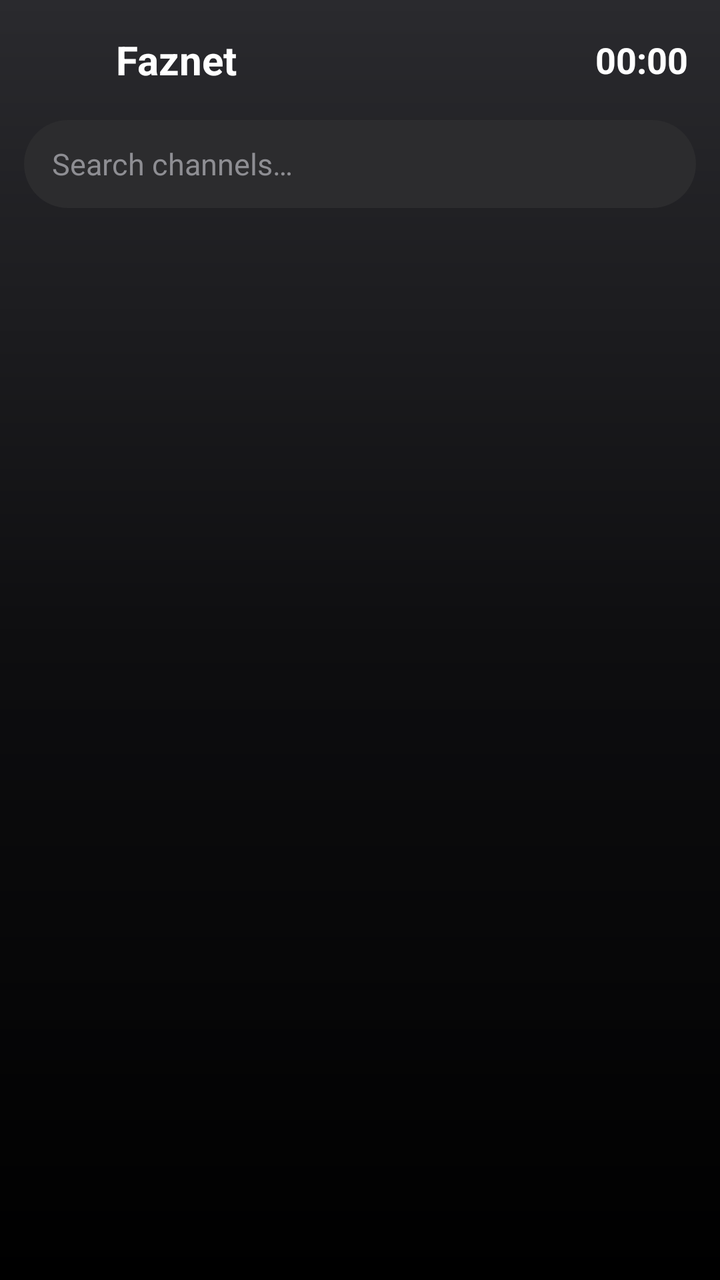
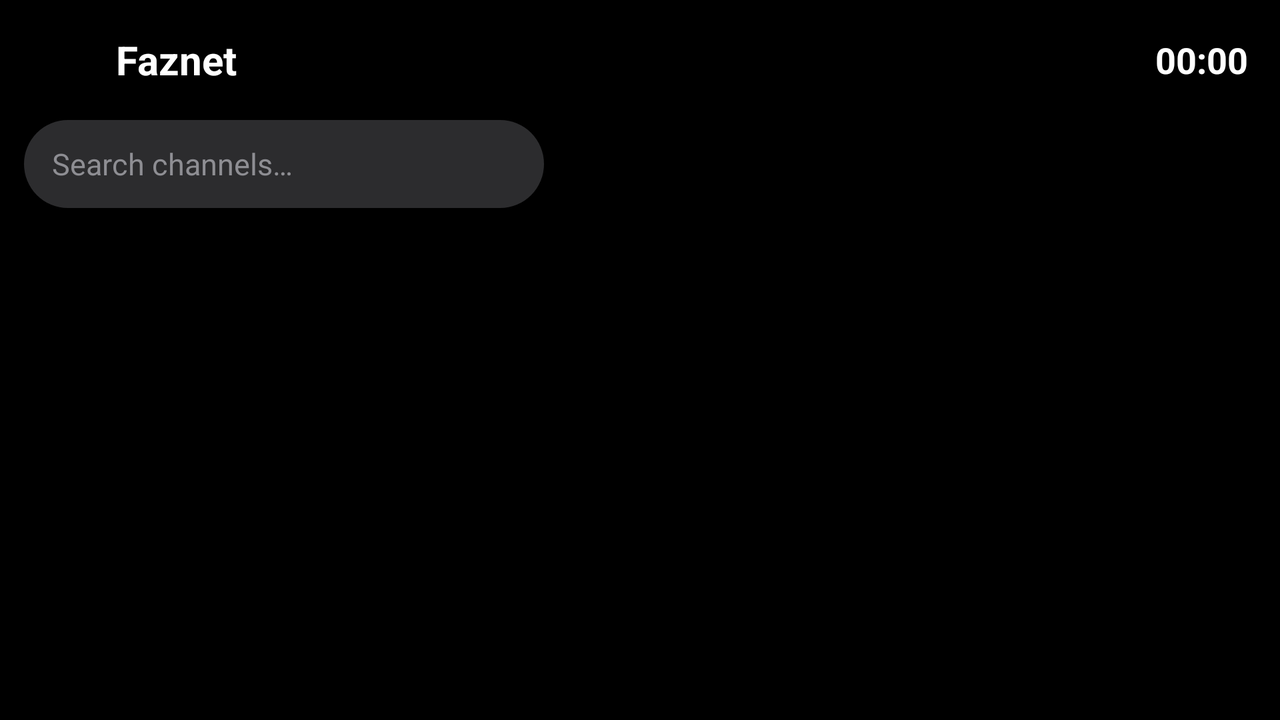

An Android layout and its configuration variant, each rendered on a device that would load it. The default file and the variant file are quoted in full after the pictures.
<!-- AndroidManifest.xml: application theme Theme.Faznet -->
<!-- res/layout/activity_main.xml -->
<?xml version="1.0" encoding="utf-8"?>
<LinearLayout xmlns:android="http://schemas.android.com/apk/res/android"
    android:layout_width="match_parent"
    android:layout_height="match_parent"
    android:background="@android:color/transparent"
    android:orientation="vertical">

    <include layout="@layout/part_topbar" />

    <EditText
        android:id="@+id/etSearch"
        android:layout_width="match_parent"
        android:layout_height="44dp"
        android:layout_marginStart="12dp"
        android:layout_marginEnd="12dp"
        android:layout_marginBottom="6dp"
        android:background="@drawable/bg_search"
        android:drawableStart="@drawable/ic_search"
        android:drawablePadding="10dp"
        android:drawableTint="@color/text_dim"
        android:hint="@string/search_hint"
        android:imeOptions="actionSearch"
        android:inputType="text"
        android:maxLines="1"
        android:paddingStart="14dp"
        android:paddingEnd="14dp"
        android:textColor="@color/text"
        android:textColorHint="@color/text_dim"
        android:textSize="15sp" />

    <androidx.recyclerview.widget.RecyclerView
        android:id="@+id/rvGroups"
        android:layout_width="match_parent"
        android:layout_height="wrap_content"
        android:clipToPadding="false"
        android:paddingStart="8dp"
        android:paddingEnd="8dp"
        android:paddingBottom="6dp" />

    <include layout="@layout/part_channels" />
</LinearLayout>
<!-- res/layout/part_topbar.xml (included above) -->
<?xml version="1.0" encoding="utf-8"?>
<LinearLayout xmlns:android="http://schemas.android.com/apk/res/android"
    android:layout_width="match_parent"
    android:layout_height="60dp"
    android:gravity="center_vertical"
    android:orientation="horizontal"
    android:paddingStart="16dp"
    android:paddingEnd="8dp">

    <ImageView
        android:layout_width="32dp"
        android:layout_height="32dp"
        android:layout_marginEnd="10dp"
        android:importantForAccessibility="no"
        android:src="@drawable/logo" />

    <TextView
        android:id="@+id/tvBrand"
        android:layout_width="wrap_content"
        android:layout_height="wrap_content"
        android:text="@string/app_name"
        android:textColor="@color/text"
        android:textSize="20sp"
        android:textStyle="bold" />

    <TextView
        android:id="@+id/tvPlaylist"
        android:layout_width="0dp"
        android:layout_height="40dp"
        android:layout_marginStart="12dp"
        android:layout_weight="1"
        android:background="@drawable/bg_group"
        android:clickable="true"
        android:ellipsize="end"
        android:focusable="true"
        android:gravity="center_vertical"
        android:maxLines="1"
        android:paddingStart="12dp"
        android:paddingEnd="12dp"
        android:textColor="@color/row_text"
        android:textSize="14sp" />

    <TextClock
        android:id="@+id/clock"
        android:layout_width="wrap_content"
        android:layout_height="wrap_content"
        android:layout_marginStart="8dp"
        android:layout_marginEnd="8dp"
        android:format12Hour="HH:mm"
        android:format24Hour="HH:mm"
        android:textColor="@color/text"
        android:textSize="18sp"
        android:textStyle="bold" />

    <ImageButton
        android:id="@+id/btnGuide"
        style="@style/IconButton"
        android:contentDescription="@string/guide"
        android:src="@drawable/ic_guide"
        android:visibility="gone" />

    <ImageButton
        android:id="@+id/btnMovies"
        style="@style/IconButton"
        android:contentDescription="@string/movies"
        android:src="@drawable/ic_movie"
        android:visibility="gone" />

    <ImageButton
        android:id="@+id/btnSeries"
        style="@style/IconButton"
        android:contentDescription="@string/series"
        android:src="@drawable/ic_series"
        android:visibility="gone" />

    <ImageButton
        android:id="@+id/btnDevice"
        style="@style/IconButton"
        android:contentDescription="@string/device_title"
        android:src="@drawable/ic_device" />

    <ImageButton
        android:id="@+id/btnRefresh"
        style="@style/IconButton"
        android:contentDescription="@string/refresh"
        android:src="@drawable/ic_refresh" />

    <ImageButton
        android:id="@+id/btnPlaylists"
        style="@style/IconButton"
        android:contentDescription="@string/playlists"
        android:src="@drawable/ic_playlist" />

    <ImageButton
        android:id="@+id/btnSettings"
        style="@style/IconButton"
        android:contentDescription="@string/settings"
        android:src="@drawable/ic_settings" />
</LinearLayout>
<!-- res/layout/part_channels.xml (included above) -->
<?xml version="1.0" encoding="utf-8"?>
<FrameLayout xmlns:android="http://schemas.android.com/apk/res/android"
    android:layout_width="match_parent"
    android:layout_height="match_parent">

    <androidx.recyclerview.widget.RecyclerView
        android:id="@+id/rvChannels"
        android:layout_width="match_parent"
        android:layout_height="match_parent"
        android:clipToPadding="false"
        android:paddingStart="8dp"
        android:paddingEnd="8dp"
        android:paddingBottom="16dp" />

    <ProgressBar
        android:id="@+id/progress"
        android:layout_width="48dp"
        android:layout_height="48dp"
        android:layout_gravity="center"
        android:indeterminateTint="@color/accent"
        android:visibility="gone" />

    <LinearLayout
        android:id="@+id/emptyBox"
        android:layout_width="match_parent"
        android:layout_height="wrap_content"
        android:layout_gravity="center"
        android:gravity="center_horizontal"
        android:orientation="vertical"
        android:padding="24dp"
        android:visibility="gone">

        <TextView
            android:id="@+id/emptyTitle"
            android:layout_width="wrap_content"
            android:layout_height="wrap_content"
            android:layout_marginBottom="8dp"
            android:gravity="center"
            android:textColor="@color/text"
            android:textSize="22sp"
            android:textStyle="bold" />

        <TextView
            android:id="@+id/emptyText"
            android:layout_width="wrap_content"
            android:layout_height="wrap_content"
            android:gravity="center"
            android:maxWidth="520dp"
            android:textColor="@color/text_dim"
            android:textSize="15sp" />

        <Button
            android:id="@+id/emptyButton"
            android:layout_width="wrap_content"
            android:layout_height="wrap_content"
            android:layout_marginTop="20dp" />

        <Button
            android:id="@+id/emptyButton2"
            style="?attr/materialButtonOutlinedStyle"
            android:layout_width="wrap_content"
            android:layout_height="wrap_content"
            android:layout_marginTop="8dp"
            android:text="@string/upload_from_web"
            android:visibility="gone" />

        <Button
            android:id="@+id/emptyButton3"
            style="?attr/materialButtonOutlinedStyle"
            android:layout_width="wrap_content"
            android:layout_height="wrap_content"
            android:layout_marginTop="8dp"
            android:text="Demo playlist (debug)"
            android:visibility="gone" />
    </LinearLayout>
</FrameLayout>
<!-- resources referenced by this layout -->
<resources>
  <color name="accent">#0A84FF</color>
  <color name="text">#FFFFFF</color>
  <color name="text_dim">#8E8E93</color>
  <!-- drawable ic_playlist (drawable) -->
  <?xml version="1.0" encoding="utf-8"?>
  <vector xmlns:android="http://schemas.android.com/apk/res/android" android:width="24dp" android:height="24dp" android:viewportWidth="24" android:viewportHeight="24">
      <path android:fillColor="#FFFFFFFF" android:pathData="M3,13h2v-2H3v2zM3,17h2v-2H3v2zM3,9h2V7H3v2zM7,13h14v-2H7v2zM7,17h14v-2H7v2zM7,7v2h14V7H7z" />
  </vector>
  <string name="app_name" translatable="false">Faznet</string>
  <string name="device_title">Upload from the web</string>
  <string name="guide">TV guide</string>
  <string name="movies">Movies</string>
  <string name="playlists">Playlists</string>
  <string name="refresh">Refresh</string>
  <string name="search_hint">Search channels…</string>
  <string name="series">Series</string>
  <string name="settings">Settings</string>
  <string name="upload_from_web">Upload from web (MAC)</string>
  <color name="surface2">#2C2C2E</color>
  <color name="accent2">#409CFF</color>
  <color name="bg">#000000</color>
  <color name="surface">#1C1C1E</color>
  <!-- drawable bg_screen (drawable) -->
  <?xml version="1.0" encoding="utf-8"?>
  <shape xmlns:android="http://schemas.android.com/apk/res/android">
      <gradient android:angle="270" android:startColor="#2A2A2E" android:centerColor="#0E0E10" android:endColor="#000000" />
  </shape>
  <color name="dialog_bg">#2C2C2E</color>
  <color name="line">#38383A</color>
  <style name="Faznet.Button" parent="Widget.Material3.Button">
          <item name="backgroundTint">@color/btn_bg</item>
          <item name="android:textColor">@color/btn_text</item>
          <item name="iconTint">@color/btn_text</item>
          <item name="rippleColor">#33FFFFFF</item>
      </style>
  <style name="Faznet.Button.Secondary" parent="Widget.Material3.Button.OutlinedButton">
          <item name="backgroundTint">@color/btn2_bg</item>
          <item name="android:textColor">@color/btn2_text</item>
          <item name="iconTint">@color/btn2_text</item>
          <item name="strokeColor">@color/btn2_stroke</item>
          <item name="strokeWidth">1dp</item>
      </style>
  <style name="Faznet.Choice.Check" parent="Widget.Material3.CompoundButton.CheckBox">
          <item name="android:background">@drawable/bg_choice</item>
          <item name="android:minHeight">48dp</item>
          <item name="buttonTint">@color/accent</item>
      </style>
  <style name="Faznet.WindowAnim" parent="@android:style/Animation.Activity">
          <item name="android:activityOpenEnterAnimation">@anim/fz_fade_in</item>
          <item name="android:activityOpenExitAnimation">@anim/fz_hold</item>
          <item name="android:activityCloseEnterAnimation">@anim/fz_hold</item>
          <item name="android:activityCloseExitAnimation">@anim/fz_fade_out</item>
      </style>
  <style name="Faznet.AlertDialog" parent="MaterialAlertDialog.Material3">
          <item name="shapeAppearance">@style/ShapeAppearance.Faznet.Dialog</item>
      </style>
  <style name="Faznet.DialogTitle" parent="MaterialAlertDialog.Material3.Title.Text">
          <item name="android:textSize">22sp</item>
          <item name="android:textStyle">bold</item>
      </style>
  <style name="Faznet.DialogButton" parent="Widget.Material3.Button">
          <item name="cornerRadius">22dp</item>
          <item name="android:textAllCaps">false</item>
          <item name="android:minHeight">46dp</item>
          <item name="backgroundTint">@color/btn_bg</item>
          <item name="android:textColor">@color/btn_text</item>
          <item name="android:layout_marginStart">8dp</item>
      </style>
  <style name="ShapeAppearance.Faznet.Dialog" parent="">
          <item name="cornerFamily">rounded</item>
          <item name="cornerSize">28dp</item>
      </style>
  <!-- some entries are left out for length -->
</resources>
<!-- res/layout-w600dp/activity_main.xml (the repository's variant of the layout above) -->
<!-- drawn on the phone turned sideways -->
<?xml version="1.0" encoding="utf-8"?>
<LinearLayout xmlns:android="http://schemas.android.com/apk/res/android"
    android:layout_width="match_parent"
    android:layout_height="match_parent"
    android:background="@color/bg"
    android:orientation="vertical">

    <include layout="@layout/part_topbar" />

    <LinearLayout
        android:layout_width="match_parent"
        android:layout_height="match_parent"
        android:orientation="horizontal">

        <LinearLayout
            android:layout_width="280dp"
            android:layout_height="match_parent"
            android:orientation="vertical"
            android:paddingStart="12dp"
            android:paddingEnd="8dp">

            <EditText
                android:id="@+id/etSearch"
                android:layout_width="match_parent"
                android:layout_height="44dp"
                android:layout_marginBottom="8dp"
                android:background="@drawable/bg_search"
                android:drawableStart="@drawable/ic_search"
                android:drawablePadding="10dp"
                android:drawableTint="@color/text_dim"
                android:hint="@string/search_hint"
                android:imeOptions="actionSearch"
                android:inputType="text"
                android:maxLines="1"
                android:paddingStart="14dp"
                android:paddingEnd="14dp"
                android:textColor="@color/text"
                android:textColorHint="@color/text_dim"
                android:textSize="15sp" />

            <androidx.recyclerview.widget.RecyclerView
                android:id="@+id/rvGroups"
                android:layout_width="match_parent"
                android:layout_height="match_parent"
                android:clipToPadding="false"
                android:paddingBottom="16dp" />
        </LinearLayout>

        <include layout="@layout/part_channels" />
    </LinearLayout>
</LinearLayout>
<!-- resources referenced by the variant -->
<!-- as the phone turned sideways resolves them -->
<resources>
  <color name="accent">#0A84FF</color>
  <color name="bg">#000000</color>
  <color name="text">#FFFFFF</color>
  <color name="text_dim">#8E8E93</color>
  <!-- drawable ic_playlist (drawable) -->
  <?xml version="1.0" encoding="utf-8"?>
  <vector xmlns:android="http://schemas.android.com/apk/res/android" android:width="24dp" android:height="24dp" android:viewportWidth="24" android:viewportHeight="24">
      <path android:fillColor="#FFFFFFFF" android:pathData="M3,13h2v-2H3v2zM3,17h2v-2H3v2zM3,9h2V7H3v2zM7,13h14v-2H7v2zM7,17h14v-2H7v2zM7,7v2h14V7H7z" />
  </vector>
  <string name="app_name" translatable="false">Faznet</string>
  <string name="device_title">Upload from the web</string>
  <string name="guide">TV guide</string>
  <string name="movies">Movies</string>
  <string name="playlists">Playlists</string>
  <string name="refresh">Refresh</string>
  <string name="search_hint">Search channels…</string>
  <string name="series">Series</string>
  <string name="settings">Settings</string>
  <string name="upload_from_web">Upload from web (MAC)</string>
  <color name="surface2">#2C2C2E</color>
  <color name="accent2">#409CFF</color>
  <color name="surface">#1C1C1E</color>
  <!-- drawable bg_screen (drawable) -->
  <?xml version="1.0" encoding="utf-8"?>
  <shape xmlns:android="http://schemas.android.com/apk/res/android">
      <gradient android:angle="270" android:startColor="#2A2A2E" android:centerColor="#0E0E10" android:endColor="#000000" />
  </shape>
  <color name="dialog_bg">#2C2C2E</color>
  <color name="line">#38383A</color>
  <style name="Faznet.Button" parent="Widget.Material3.Button">
          <item name="backgroundTint">@color/btn_bg</item>
          <item name="android:textColor">@color/btn_text</item>
          <item name="iconTint">@color/btn_text</item>
          <item name="rippleColor">#33FFFFFF</item>
      </style>
  <style name="Faznet.Button.Secondary" parent="Widget.Material3.Button.OutlinedButton">
          <item name="backgroundTint">@color/btn2_bg</item>
          <item name="android:textColor">@color/btn2_text</item>
          <item name="iconTint">@color/btn2_text</item>
          <item name="strokeColor">@color/btn2_stroke</item>
          <item name="strokeWidth">1dp</item>
      </style>
  <style name="Faznet.Choice.Check" parent="Widget.Material3.CompoundButton.CheckBox">
          <item name="android:background">@drawable/bg_choice</item>
          <item name="android:minHeight">48dp</item>
          <item name="buttonTint">@color/accent</item>
      </style>
  <style name="Faznet.WindowAnim" parent="@android:style/Animation.Activity">
          <item name="android:activityOpenEnterAnimation">@anim/fz_fade_in</item>
          <item name="android:activityOpenExitAnimation">@anim/fz_hold</item>
          <item name="android:activityCloseEnterAnimation">@anim/fz_hold</item>
          <item name="android:activityCloseExitAnimation">@anim/fz_fade_out</item>
      </style>
  <style name="Faznet.AlertDialog" parent="MaterialAlertDialog.Material3">
          <item name="shapeAppearance">@style/ShapeAppearance.Faznet.Dialog</item>
      </style>
  <style name="Faznet.DialogTitle" parent="MaterialAlertDialog.Material3.Title.Text">
          <item name="android:textSize">22sp</item>
          <item name="android:textStyle">bold</item>
      </style>
  <style name="Faznet.DialogButton" parent="Widget.Material3.Button">
          <item name="cornerRadius">22dp</item>
          <item name="android:textAllCaps">false</item>
          <item name="android:minHeight">46dp</item>
          <item name="backgroundTint">@color/btn_bg</item>
          <item name="android:textColor">@color/btn_text</item>
          <item name="android:layout_marginStart">8dp</item>
      </style>
  <style name="ShapeAppearance.Faznet.Dialog" parent="">
          <item name="cornerFamily">rounded</item>
          <item name="cornerSize">28dp</item>
      </style>
  <!-- some entries are left out for length -->
</resources>
